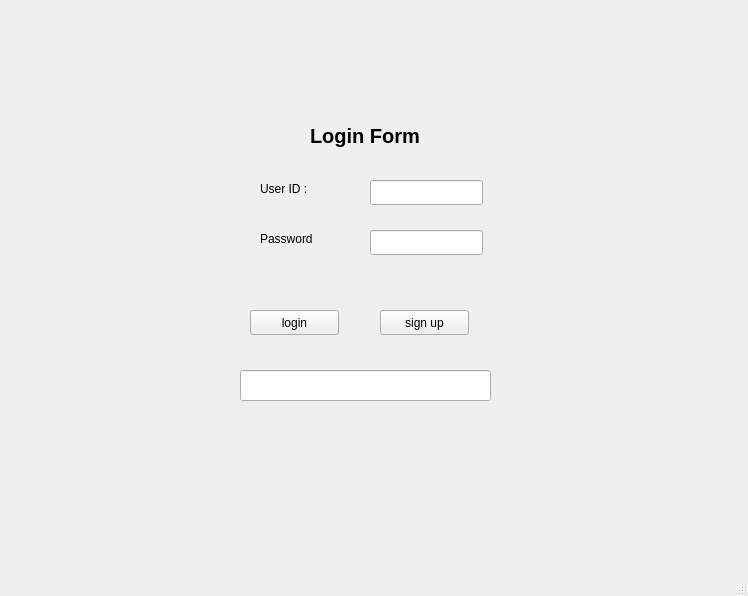
<?xml version="1.0" encoding="UTF-8"?>
<ui version="4.0">
 <class>MainWindow</class>
 <widget class="QMainWindow" name="MainWindow">
  <property name="geometry">
   <rect>
    <x>0</x>
    <y>0</y>
    <width>748</width>
    <height>596</height>
   </rect>
  </property>
  <property name="windowTitle">
   <string>MainWindow</string>
  </property>
  <widget class="QWidget" name="centralwidget">
   <widget class="QPushButton" name="pushButton">
    <property name="geometry">
     <rect>
      <x>250</x>
      <y>310</y>
      <width>89</width>
      <height>25</height>
     </rect>
    </property>
    <property name="text">
     <string>login</string>
    </property>
   </widget>
   <widget class="QLineEdit" name="user_id">
    <property name="geometry">
     <rect>
      <x>370</x>
      <y>180</y>
      <width>113</width>
      <height>25</height>
     </rect>
    </property>
    <property name="styleSheet">
     <string notr="true"/>
    </property>
   </widget>
   <widget class="QLineEdit" name="pass_word">
    <property name="geometry">
     <rect>
      <x>370</x>
      <y>230</y>
      <width>113</width>
      <height>25</height>
     </rect>
    </property>
    <property name="styleSheet">
     <string notr="true"/>
    </property>
    <property name="inputMethodHints">
     <set>Qt::ImhHiddenText</set>
    </property>
   </widget>
   <widget class="QLabel" name="label">
    <property name="geometry">
     <rect>
      <x>260</x>
      <y>180</y>
      <width>67</width>
      <height>17</height>
     </rect>
    </property>
    <property name="text">
     <string>User ID :</string>
    </property>
   </widget>
   <widget class="QLabel" name="label_2">
    <property name="geometry">
     <rect>
      <x>260</x>
      <y>230</y>
      <width>67</width>
      <height>17</height>
     </rect>
    </property>
    <property name="text">
     <string>Password</string>
    </property>
   </widget>
   <widget class="QLabel" name="label_3">
    <property name="geometry">
     <rect>
      <x>310</x>
      <y>120</y>
      <width>161</width>
      <height>31</height>
     </rect>
    </property>
    <property name="font">
     <font>
      <pointsize>15</pointsize>
      <weight>75</weight>
      <bold>true</bold>
     </font>
    </property>
    <property name="text">
     <string>Login Form</string>
    </property>
   </widget>
   <widget class="QPushButton" name="pushButton_2">
    <property name="geometry">
     <rect>
      <x>380</x>
      <y>310</y>
      <width>89</width>
      <height>25</height>
     </rect>
    </property>
    <property name="text">
     <string>sign up</string>
    </property>
   </widget>
   <widget class="QLineEdit" name="results_window">
    <property name="geometry">
     <rect>
      <x>240</x>
      <y>370</y>
      <width>251</width>
      <height>31</height>
     </rect>
    </property>
   </widget>
  </widget>
  <widget class="QMenuBar" name="menubar">
   <property name="geometry">
    <rect>
     <x>0</x>
     <y>0</y>
     <width>748</width>
     <height>22</height>
    </rect>
   </property>
  </widget>
  <widget class="QStatusBar" name="statusbar"/>
 </widget>
 <resources/>
 <connections/>
</ui>
